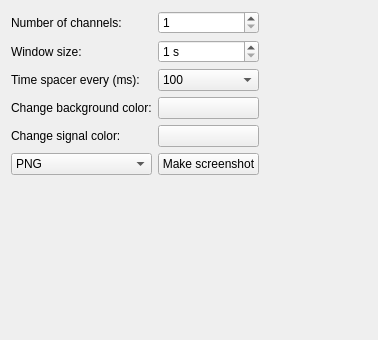
<?xml version="1.0" encoding="UTF-8"?>
<ui version="4.0">
 <class>FiffRawViewSettingsWidget</class>
 <widget class="QWidget" name="FiffRawViewSettingsWidget">
  <property name="geometry">
   <rect>
    <x>0</x>
    <y>0</y>
    <width>378</width>
    <height>340</height>
   </rect>
  </property>
  <property name="sizePolicy">
   <sizepolicy hsizetype="Expanding" vsizetype="Expanding">
    <horstretch>0</horstretch>
    <verstretch>0</verstretch>
   </sizepolicy>
  </property>
  <property name="mouseTracking">
   <bool>false</bool>
  </property>
  <property name="windowTitle">
   <string>Form</string>
  </property>
  <property name="windowOpacity">
   <double>0.950000000000000</double>
  </property>
  <property name="styleSheet">
   <string notr="true"/>
  </property>
  <layout class="QGridLayout" name="gridLayout">
   <item row="0" column="0" colspan="2">
    <layout class="QGridLayout" name="gridLayout_4">
     <property name="topMargin">
      <number>0</number>
     </property>
     <item row="2" column="0">
      <widget class="QLabel" name="label_timeSpacers">
       <property name="text">
        <string>Time spacer every (ms):</string>
       </property>
      </widget>
     </item>
     <item row="2" column="1">
      <widget class="QComboBox" name="m_comboBox_distaceTimeSpacer">
       <property name="currentIndex">
        <number>0</number>
       </property>
       <item>
        <property name="text">
         <string>100</string>
        </property>
       </item>
       <item>
        <property name="text">
         <string>200</string>
        </property>
       </item>
       <item>
        <property name="text">
         <string>500</string>
        </property>
       </item>
       <item>
        <property name="text">
         <string>1000</string>
        </property>
       </item>
      </widget>
     </item>
     <item row="4" column="0">
      <widget class="QLabel" name="label_signalColor">
       <property name="text">
        <string>Change signal color:</string>
       </property>
      </widget>
     </item>
     <item row="4" column="1">
      <widget class="QPushButton" name="m_pushButton_signalColor">
       <property name="text">
        <string/>
       </property>
      </widget>
     </item>
     <item row="1" column="1">
      <widget class="QSpinBox" name="m_spinBox_windowSize">
       <property name="suffix">
        <string> s</string>
       </property>
       <property name="prefix">
        <string/>
       </property>
       <property name="minimum">
        <number>1</number>
       </property>
       <property name="maximum">
        <number>30</number>
       </property>
       <property name="value">
        <number>1</number>
       </property>
      </widget>
     </item>
     <item row="3" column="1">
      <widget class="QPushButton" name="m_pushButton_backgroundColor">
       <property name="text">
        <string/>
       </property>
      </widget>
     </item>
     <item row="3" column="0">
      <widget class="QLabel" name="label_backgroundColor">
       <property name="text">
        <string>Change background color:</string>
       </property>
      </widget>
     </item>
     <item row="0" column="0">
      <widget class="QLabel" name="label_numberChannels">
       <property name="text">
        <string>Number of channels:</string>
       </property>
      </widget>
     </item>
     <item row="1" column="0">
      <widget class="QLabel" name="label_windowSize">
       <property name="text">
        <string>Window size:</string>
       </property>
      </widget>
     </item>
     <item row="5" column="0">
      <widget class="QComboBox" name="m_comboBox_imageType">
       <item>
        <property name="text">
         <string>PNG</string>
        </property>
       </item>
       <item>
        <property name="text">
         <string>SVG</string>
        </property>
       </item>
      </widget>
     </item>
     <item row="5" column="1">
      <widget class="QPushButton" name="m_pushButton_makeScreenshot">
       <property name="text">
        <string>Make screenshot</string>
       </property>
      </widget>
     </item>
     <item row="0" column="1">
      <widget class="QDoubleSpinBox" name="m_doubleSpinBox_numberVisibleChannels">
       <property name="suffix">
        <string/>
       </property>
       <property name="decimals">
        <number>0</number>
       </property>
       <property name="minimum">
        <double>1.000000000000000</double>
       </property>
       <property name="maximum">
        <double>30.000000000000000</double>
       </property>
       <property name="singleStep">
        <double>1.000000000000000</double>
       </property>
       <property name="value">
        <double>1.000000000000000</double>
       </property>
      </widget>
     </item>
    </layout>
   </item>
   <item row="0" column="2">
    <spacer name="horizontalSpacer">
     <property name="orientation">
      <enum>Qt::Horizontal</enum>
     </property>
     <property name="sizeHint" stdset="0">
      <size>
       <width>40</width>
       <height>20</height>
      </size>
     </property>
    </spacer>
   </item>
   <item row="1" column="0">
    <spacer name="verticalSpacer">
     <property name="orientation">
      <enum>Qt::Vertical</enum>
     </property>
     <property name="sizeHint" stdset="0">
      <size>
       <width>20</width>
       <height>40</height>
      </size>
     </property>
    </spacer>
   </item>
  </layout>
 </widget>
 <resources/>
 <connections/>
</ui>
